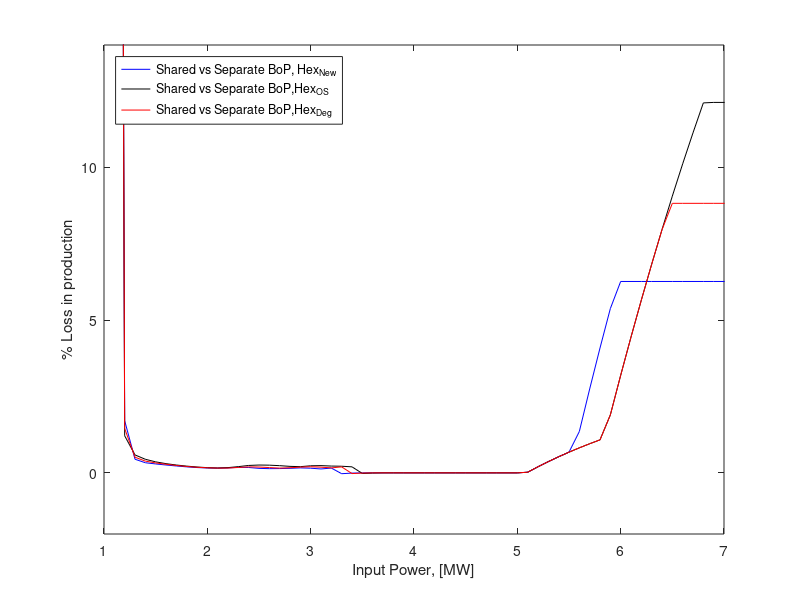
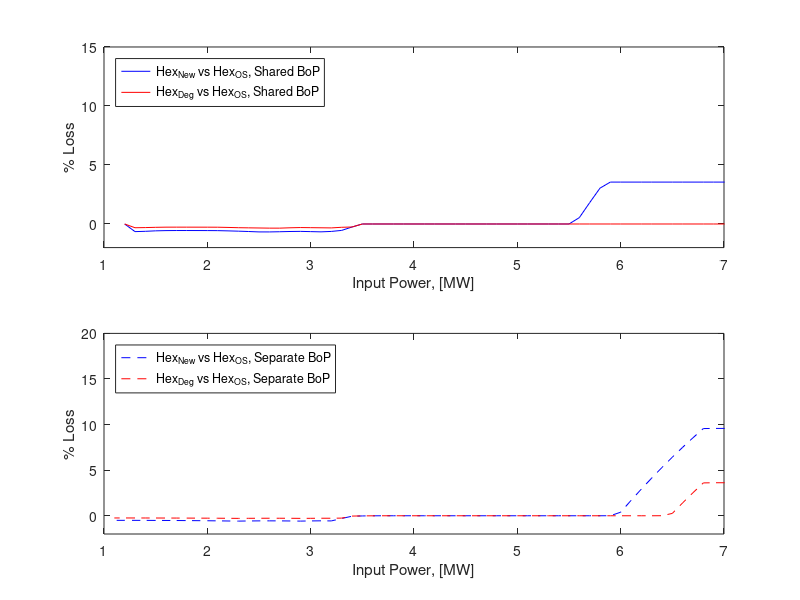
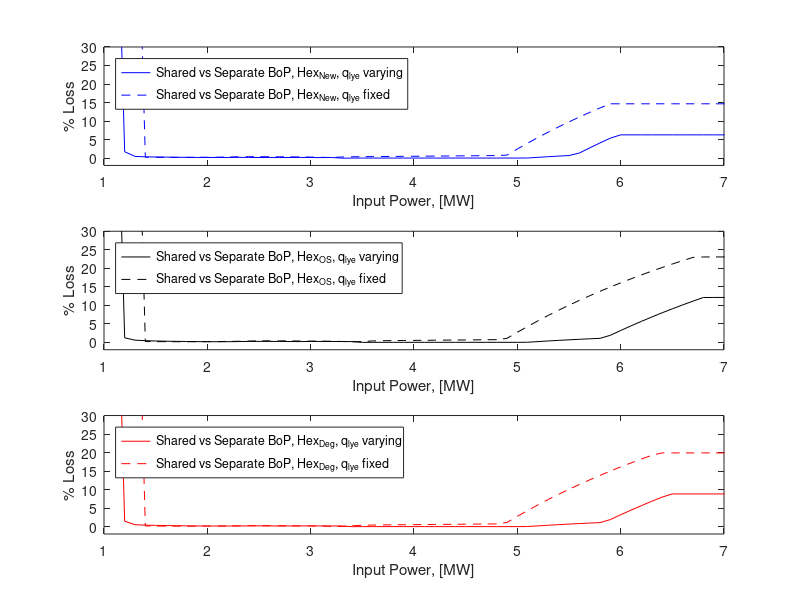
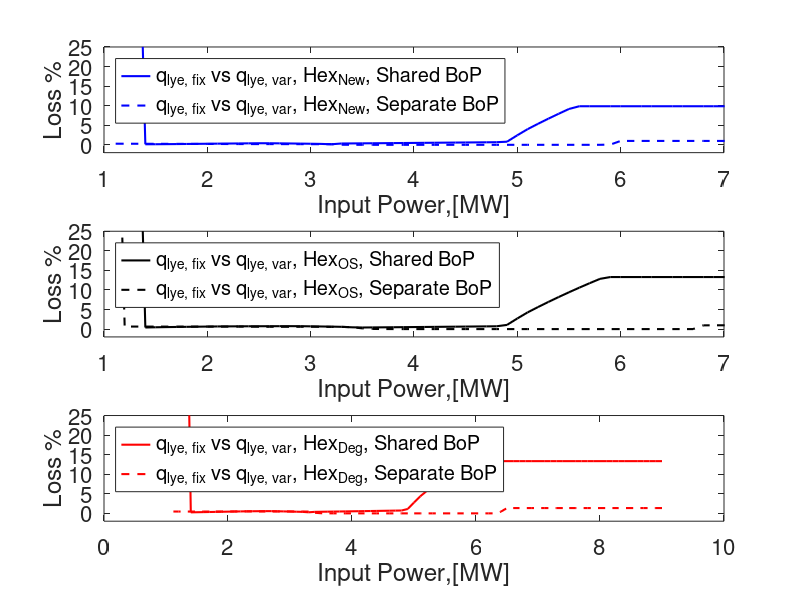

Source code (MATLAB) for these figures, in order:
clc
clear
close all

load('Data_CEl_S2_NewHex.mat')
load('Data_CEl_S2_OSHex.mat')
load('Data_CEl_S2_DegHex.mat')
load('Data_DCEl_S2_NewHex.mat')
load('Data_DCEl_S2_OSHex.mat')
load('Data_DCEl_S2_DegHex.mat')

load('Data_CEl_S2_NewHex_qlyefix')
load('Data_CEl_S2_OSHex_qlyefix')
load('Data_CEl_S2_DegHex_qlyefix')
load('Data_DCEl_S2_NewHex_qlyeFix.mat')
load('Data_DCEl_S2_OSHex_qlyeFix.mat')
load('Data_DCEl_S2_DegHex_qlyeFix.mat')

loss_NewHex = ((row_DC_S2_New(:,end) - plot_C_S2_NewHex(:,end))./row_DC_S2_New(:,end)).*100;
loss_OSHex = ((row_DC_S2_OS(:,end) - plot_C_S2_OSHex(:,end))./row_DC_S2_OS(:,end)).*100;
loss_DegHex = ((row_DC_S2_Deg(:,end) - plot_C_S2_DegHex(:,end))./row_DC_S2_Deg(:,end)).*100;

%plots section 3.1
% set(0, 'DefaultAxesFontSize', 5,  'DefaultLineLineWidth', 0.3)
% fig1 = figure('NumberTitle', 'off', 'Name', 'Loss between separate and shared BoP flowsheets for different Hex designs');
% hold on
figure()
plot(row_DC_S2_New(:,1),loss_NewHex,'b');
hold on
plot(row_DC_S2_New(:,1),loss_OSHex,'k');
hold on
plot(row_DC_S2_New(:,1),loss_DegHex,'r');
legend('Shared vs Separate BoP, Hex_{New}','Shared vs Separate BoP,Hex_{OS}','Shared vs Separate BoP,Hex_{Deg}')
legend('location','Northwest')
xlabel('Input Power, [MW]')
ylabel('% Loss in production')
xlim([1,7])
ylim([-2,14])
% saveas(fig1,'S2_HexComp','epsc');

%plots for section 3.2
%loss w.r.t OSHex design for CEl and DCEl with varying lye flowrate
loss_CEl_S2_NewHexComp = ((plot_C_S2_OSHex(:,end) - plot_C_S2_NewHex(:,end))./(plot_C_S2_OSHex(:,end))).*100;
loss_CEl_S2_DegHexComp = ((plot_C_S2_OSHex(:,end) - plot_C_S2_DegHex(:,end))./(plot_C_S2_OSHex(:,end))).*100;
loss_DCEl_S2_NewHexComp = ((row_DC_S2_OS(:,end) - row_DC_S2_New(:,end))./row_DC_S2_OS(:,end)).*100;
loss_DCEl_S2_DegHexComp = ((row_DC_S2_OS(:,end) - row_DC_S2_Deg(:,end))./row_DC_S2_OS(:,end)).*100;

% set(0, 'DefaultAxesFontSize', 1,  'DefaultLineLineWidth', 0.3)
% fig2 = figure('NumberTitle', 'off', 'Name', 'Loss of Hex design vs OS Hex design');
% hold on
figure()
subplot(2,1,1)
plot(row_DC_S2_New(:,1),loss_CEl_S2_NewHexComp,'b');
hold on
plot(row_DC_S2_New(:,1),loss_CEl_S2_DegHexComp,'r');
xlabel('Input Power, [MW]')
ylabel('% Loss')
xlim([1,7])
ylim([-2,15])
legend('Hex_{New} vs Hex_{OS}, Shared BoP','Hex_{Deg} vs Hex_{OS}, Shared BoP','location','Northwest')%,'Orientation','Horizontal')

subplot(2,1,2)
plot(row_DC_S2_New(:,1),loss_DCEl_S2_NewHexComp,'--b');
hold on
plot(row_DC_S2_New(:,1),loss_DCEl_S2_DegHexComp,'--r');
% title('Loss% = (qH_2_{OS Hex} - qH_2_{New/Deg Hex})/qH_2_{OS Hex} * 100')
xlabel('Input Power, [MW]')
ylabel('% Loss')
xlim([1,7])
ylim([-2,20])
legend('Hex_{New} vs Hex_{OS}, Separate BoP','Hex_{Deg} vs Hex_{OS}, Separate BoP','location','Northwest')%,'Orientation','Horizontal')


%plots for section 3.3
loss_NewHex_qfix = ((row_DC_S2_New_qlyeFix(:,end) - plot_C_S2_NewHex_qlyefix(:,end))./row_DC_S2_New_qlyeFix(:,end)).*100;
loss_OSHex_qfix = ((row_DC_S2_OS_qlyeFix(:,end) - plot_C_S2_OSHex_qlyefix(:,end))./row_DC_S2_OS_qlyeFix(:,end)).*100;
loss_DegHex_qfix = ((row_DC_S2_Deg_qlyeFix(:,end) - plot_C_S2_DegHex_qlyefix(:,end))./row_DC_S2_Deg_qlyeFix(:,end)).*100;

% set(0, 'DefaultAxesFontSize', 12,  'DefaultLineLineWidth', 1)
% fig3 = figure('NumberTitle', 'off', 'Name', 'Loss because of fixed lye flowrate between separate and shared BoP flowsheets for Hex design');
% hold on
figure()
subplot(3,1,1)
plot(row_DC_S2_New(:,1),loss_NewHex,'b');
hold on
plot(row_DC_S2_New(:,1),loss_NewHex_qfix,'--b');
legend('Shared vs Separate BoP, Hex_{New}, q_l_y_e varying','Shared vs Separate BoP, Hex_{New}, q_l_y_e fixed','location','Northwest')%,'Orientation','Horizontal')
xlabel('Input Power, [MW]')
ylabel('% Loss')
xlim([1,7])
ylim([-2,30])
subplot(3,1,2)
plot(row_DC_S2_New(:,1),loss_OSHex,'k');
hold on
plot(row_DC_S2_New(:,1),loss_OSHex_qfix,'--k');
legend('Shared vs Separate BoP, Hex_{OS}, q_l_y_e varying','Shared vs Separate BoP, Hex_{OS}, q_l_y_e fixed','location','Northwest')%,'Orientation','Horizontal')
xlabel('Input Power, [MW]')
ylabel('% Loss')
xlim([1,7])
ylim([-2,30])
subplot(3,1,3)
plot(row_DC_S2_New(:,1),loss_DegHex,'r');
hold on
plot(row_DC_S2_New(:,1),loss_DegHex_qfix,'--r');
legend('Shared vs Separate BoP, Hex_{Deg}, q_l_y_e varying','Shared vs Separate BoP, Hex_{Deg}, q_l_y_e fixed','location','Northwest')%,'Orientation','Horizontal')
xlabel('Input Power, [MW]')
ylabel('% Loss')
xlim([1,7])
ylim([-2,30])
% saveas(fig3,'S2_DegHex_qlyeComp','epsc');

%loss of changing lye flowrate from variable to fix
loss_CEl_S2_NewHex_qcomp = ((plot_C_S2_NewHex(:,end) - plot_C_S2_NewHex_qlyefix(:,end))./plot_C_S2_NewHex(:,end)).*100;
loss_DCEl_S2_NewHex_qcomp = ((row_DC_S2_New(:,end) - row_DC_S2_New_qlyeFix(:,end))./row_DC_S2_New(:,end)).*100;
loss_CEl_S2_OSHex_qcomp = ((plot_C_S2_OSHex(:,end) - plot_C_S2_OSHex_qlyefix(:,end))./plot_C_S2_OSHex(:,end)).*100;
loss_DCEl_S2_OSHex_qcomp = ((row_DC_S2_OS(:,end) - row_DC_S2_OS_qlyeFix(:,end))./row_DC_S2_OS(:,end)).*100;
loss_CEl_S2_DegHex_qcomp = ((plot_C_S2_DegHex(:,end) - plot_C_S2_DegHex_qlyefix(:,end))./plot_C_S2_DegHex(:,end)).*100;
loss_DCEl_S2_DegHex_qcomp = ((row_DC_S2_Deg(:,end) - row_DC_S2_Deg_qlyeFix(:,end))./row_DC_S2_Deg(:,end)).*100;

set(0, 'DefaultAxesFontSize', 16,  'DefaultLineLineWidth', 1.5)
fig4 = figure('NumberTitle', 'off', 'Name', 'Effect of fixing lye flowrate on the flowsheets for all the Hex designs');
hold on
subplot(3,1,1)
plot(row_DC_S2_New(:,1),loss_CEl_S2_NewHex_qcomp,'b');
hold on
plot(row_DC_S2_New(:,1),loss_DCEl_S2_NewHex_qcomp,'--b');
legend('q_{lye, fix} vs q_{lye, var}, Hex_{New}, Shared BoP','q_{lye, fix} vs q_{lye, var}, Hex_{New}, Separate BoP','location','Northwest')%,'Orientation','Horizontal')
% title('Loss = ((Varying q_{lye} - Fix q_{lye})/Varying q_{lye})*100')
xlabel('Input Power,[MW]')
ylabel('Loss %')
ylim([-2 25])
xlim([1,7])
subplot(3,1,2)
plot(row_DC_S2_New(:,1),loss_CEl_S2_OSHex_qcomp,'k');
hold on
plot(row_DC_S2_New(:,1),loss_DCEl_S2_OSHex_qcomp,'--k');
legend('q_{lye, fix} vs q_{lye, var}, Hex_{OS}, Shared BoP','q_{lye, fix} vs q_{lye, var}, Hex_{OS}, Separate BoP','location','Northwest')%,'Orientation','Horizontal')
% title('Loss = ((Varying q_{lye} - Fix q_{lye})/Varying q_{lye})*100')
xlabel('Input Power,[MW]')
ylabel('Loss %')
ylim([-2 25])
xlim([1,7])
subplot(3,1,3)
plot(row_DC_S2_New(:,1),loss_CEl_S2_DegHex_qcomp,'r');
hold on
plot(row_DC_S2_New(:,1),loss_DCEl_S2_DegHex_qcomp,'--r');
legend('q_{lye, fix} vs q_{lye, var}, Hex_{Deg}, Shared BoP','q_{lye, fix} vs q_{lye, var}, Hex_{Deg}, Separate BoP','location','Northwest')%,'Orientation','Horizontal')
% title('Loss = ((Varying q_{lye} - Fix q_{lye})/Varying q_{lye})*100')
xlabel('Input Power,[MW]')
ylabel('Loss %')
ylim([-2 25])
% saveas(fig4,'S2_C&DCEl_NewHex_qlyeComp','epsc')